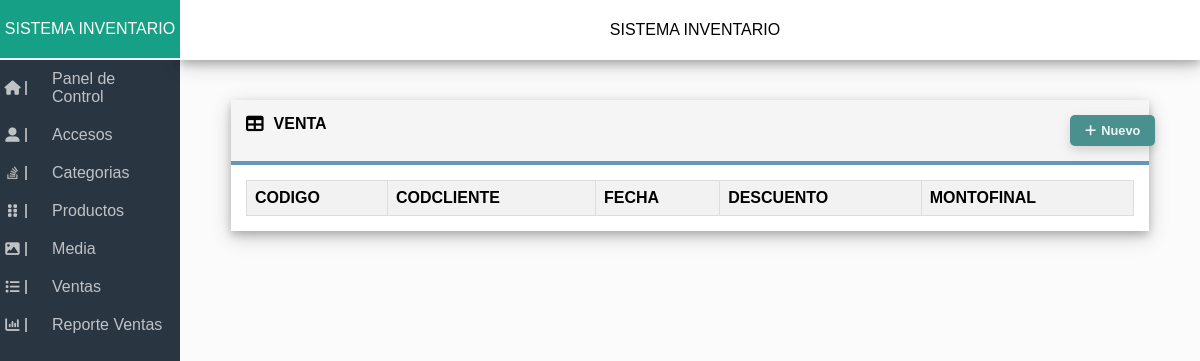
/index.php?m=index&url=Tabla&table=Venta, run on an earlier commit of the app's database.
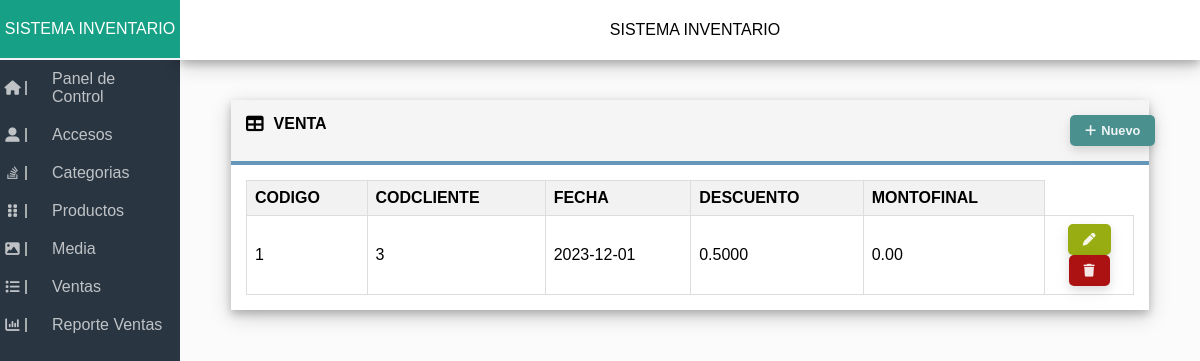
And on a later commit of the database.
### tables this page shows
CREATE TABLE Venta(
	Codigo INT AUTO_INCREMENT PRIMARY KEY,
    CodCliente INT NOT NULL,
    Fecha DATE NOT NULL,
    Descuento DECIMAL(5,4) DEFAULT 0.00,
    MontoFinal DECIMAL(8,2),
    FOREIGN KEY (CodCliente) REFERENCES Cliente(Codigo)
);

### controlador/index.php (called while the page is built, shortened)
<?php
    require_once("modelo/index.php");
    class Controller{
        static function index(){
            $url = $_REQUEST['url'];
            require_once("vista/$url.php");
        }
    }
?>

### modelo/index.php (called while the page is built, shortened)
<?php
    class Modelo{
        public $db;
        private $datos;
        public function __construct(){
            $this->db = new PDO('mysql:host=localhost;dbname=Inventario',"root","");
        }
        public function consulta($query, $Assoc){
            $resultado = $this->db->query($query);
            if ($resultado) {
                if ($Assoc) {
                    $this->datos = $resultado->fetchAll(PDO::FETCH_ASSOC);
                }
                else {
                    $this->datos = $resultado->fetchAll(PDO::FETCH_NUM);
                }
                return $this->datos;
            }else {
                echo "Error en la consulta";
                return;
            }
         }
    }
?>

### vista/Tabla.php (the view, shortened to what this page needs)
<?php 	$Model = new Modelo();
		$table = $_REQUEST['table'];
?>
<div class="Stats">
<div class="Table" style="width: 90%;">
    <div class="Table-Header">
        <i class="fa-solid fa-table"></i>
        <p><?php echo strtoupper($table)?></p>
		<a class="btn new" style="position: relative;left: 83.5%;" onclick="openModal()">
			<i class="fa-solid fa-plus fa-fade"></i>
			<p>Nuevo</p>
		</a>
    </div>
    <div class="Table-Contain">
        <table>
            <tr >
                <?php
                    $NTablas = $Model->consulta("DESCRIBE $table", 1);
                    foreach ($NTablas as $key):
                        $NCampo = $key['Field'];
                        if ($NCampo != "CodigoC" && $NCampo != "CodigoPr"):?>
                            <th class="TableHeader" style="font-weight: bold;"><?php echo strtoupper($NCampo)?></th>
                        <?php endif; ?>
                    <?php endforeach; ?>
            </tr>
            <tbody>
                <?php
                    $dato =  $Model->consulta("SELECT * FROM $table", 1);
                    foreach ($dato as $key => $fila):?>
                        <tr>
                            <?php foreach ($fila as $v => $value):
                                if ($v != "CodigoC" && $v != "CodigoPr"): ?>
                                    <td><?php echo $value?></td>
                                <?php endif; ?>
                            <?php endforeach; ?>
							<td style="width: 10%; text-align: center;">
                                <a class="btn edit" href="index.php?m=editar&id=<?php echo $fila['Codigo']?>&table=<?php echo $_REQUEST['table']?>">
									<i class="fa-solid fa-pen"></i>
								</a>
                                <a class="btn delete" href="index.php?m=eliminar&id=<?php echo $fila['Codigo']?>&table=<?php echo $_REQUEST['table']?>" onclick="return confirm('ESTA SEGURO'); false">
									<i class="fa-solid fa-trash"></i>
								</a>
                            </td>
                        </tr>
                    <?php endforeach; ?>
            </tbody>
        </table>
    </div>
</div>
</div>

What changed in the data, as far as the page shows it:
added venta: Codigo "1", CodCliente "3", Fecha "2023-12-01", Descuento "0.5000", MontoFinal "0.00"
